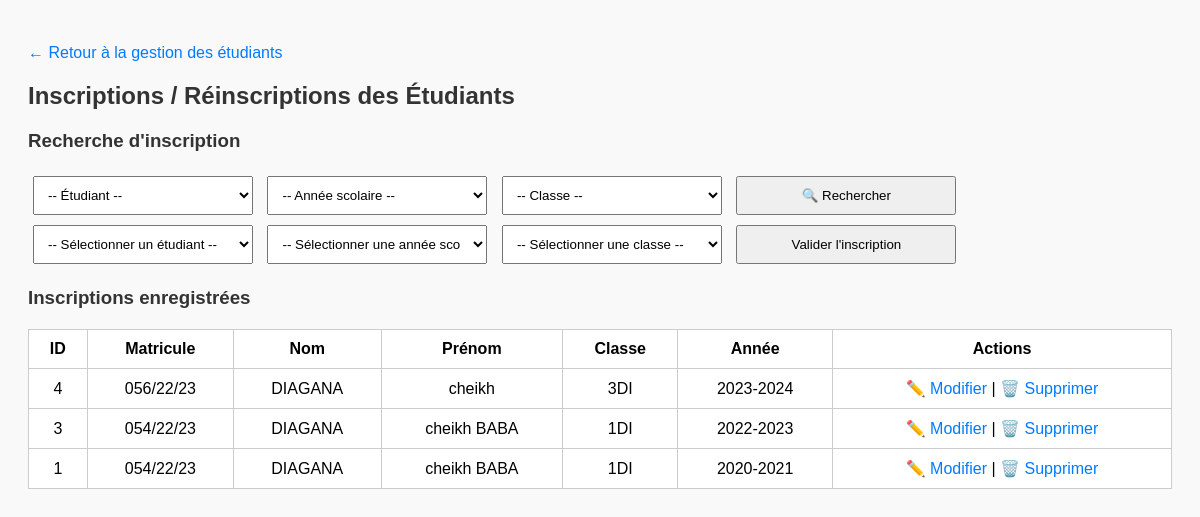
Page /inscriptions.php (signed in) on the earlier database version.
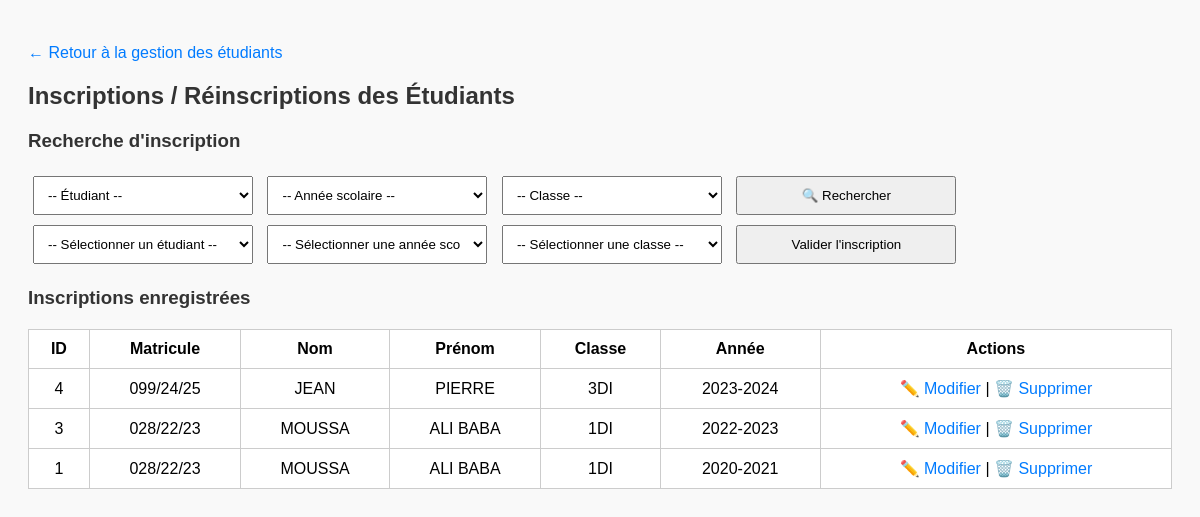
Same page on the later database version.
### tables this page shows
CREATE TABLE `inscription` (
  `id` int(11) NOT NULL,
  `id_etudiant` int(11) NOT NULL,
  `id_classe` int(11) NOT NULL,
  `annee_id` int(11) NOT NULL,
  `date_inscription` date DEFAULT curdate(),
  `etudiant_id` int(11) NOT NULL,
  `classe_id` int(11) NOT NULL
);

CREATE TABLE `etudiant` (
  `id` int(11) NOT NULL,
  `matricule` varchar(20) NOT NULL,
  `nom` varchar(100) NOT NULL,
  `prenom` varchar(100) NOT NULL,
  `date_naissance` date DEFAULT NULL,
  `sexe` enum('Masculin','Féminin') DEFAULT 'Masculin',
  `email` varchar(100) DEFAULT NULL,
  `telephone` varchar(20) DEFAULT NULL,
  `classe_id` int(11) NOT NULL
);

CREATE TABLE `classe` (
  `id` int(11) NOT NULL,
  `nom` varchar(50) NOT NULL
);

CREATE TABLE `annee_scolaire` (
  `id` int(11) NOT NULL,
  `libelle` varchar(20) NOT NULL
);

### inscriptions.php (the view, shortened to what this page needs)
<?php
require_once 'config.php';
$where = "";
$sql = "
    SELECT i.id, e.matricule, e.nom, e.prenom, c.nom AS classe, a.libelle AS annee
    FROM inscription i
    JOIN etudiant e ON i.etudiant_id = e.id
    JOIN classe c ON i.classe_id = c.id
    JOIN annee_scolaire a ON i.annee_id = a.id
    $where
    ORDER BY i.id DESC
";
$stmt = $conn->prepare($sql);
$stmt->execute();
$inscriptions = $stmt->get_result()->fetch_all(MYSQLI_ASSOC);
?>
<!DOCTYPE html>
<html lang="fr">
<head>
</head>
<body>
<p><a href="etudiants.php">&larr; Retour à la gestion des étudiants</a></p>
<h2>Inscriptions / Réinscriptions des Étudiants</h2>
<h3>Recherche d'inscription</h3>
<form method="GET">
    <select name="etudiant_id">
        <option value="">-- Étudiant --</option>
    </select>
    <select name="annee_id">
        <option value="">-- Année scolaire --</option>
    </select>
    <select name="classe_id">
        <option value="">-- Classe --</option>
    </select>
    <input type="submit" value="🔍 Rechercher">
</form>
<form method="POST">
    <select name="etudiant_id" required>
        <option value="">-- Sélectionner un étudiant --</option>
    </select>
    <select name="annee_id" required>
        <option value="">-- Sélectionner une année scolaire --</option>
    </select>
    <select name="classe_id" required>
        <option value="">-- Sélectionner une classe --</option>
    </select>
    <input type="submit" value="Valider l'inscription">
</form>
<h3>Inscriptions enregistrées</h3>
<table>
    <tr>
        <th>ID</th>
        <th>Matricule</th>
        <th>Nom</th>
        <th>Prénom</th>
        <th>Classe</th>
        <th>Année</th>
        <th>Actions</th>
    </tr>
    <?php foreach ($inscriptions as $ins): ?>
        <tr>
            <td><?= $ins['id'] ?></td>
            <td><?= htmlspecialchars($ins['matricule']) ?></td>
            <td><?= htmlspecialchars($ins['nom']) ?></td>
            <td><?= htmlspecialchars($ins['prenom']) ?></td>
            <td><?= htmlspecialchars($ins['classe']) ?></td>
            <td><?= htmlspecialchars($ins['annee']) ?></td>
        <td>
            <a href="modifier_inscription.php?id=<?= $ins['id'] ?>">✏️ Modifier</a> |
            <a href="supprimer_inscription.php?id=<?= $ins['id'] ?>" onclick="return confirm('Êtes-vous sûr de vouloir supprimer cette inscription ?');">🗑️ Supprimer</a>
        </td>
        </tr>
    <?php endforeach; ?>
</table>
</body>
</html>

Differences in the rows shown:
changed through a linked row, inscription "3DI": etudiant.matricule "056/22/23" → "099/24/25"; etudiant.nom "DIAGANA" → "JEAN"; etudiant.prenom "cheikh" → "PIERRE"
changed through a linked row, inscription id 3: etudiant.matricule "054/22/23" → "028/22/23"; etudiant.nom "DIAGANA" → "MOUSSA"; etudiant.prenom "cheikh BABA" → "ALI BABA"
changed through a linked row, inscription id 1: etudiant.matricule "054/22/23" → "028/22/23"; etudiant.nom "DIAGANA" → "MOUSSA"; etudiant.prenom "cheikh BABA" → "ALI BABA"
